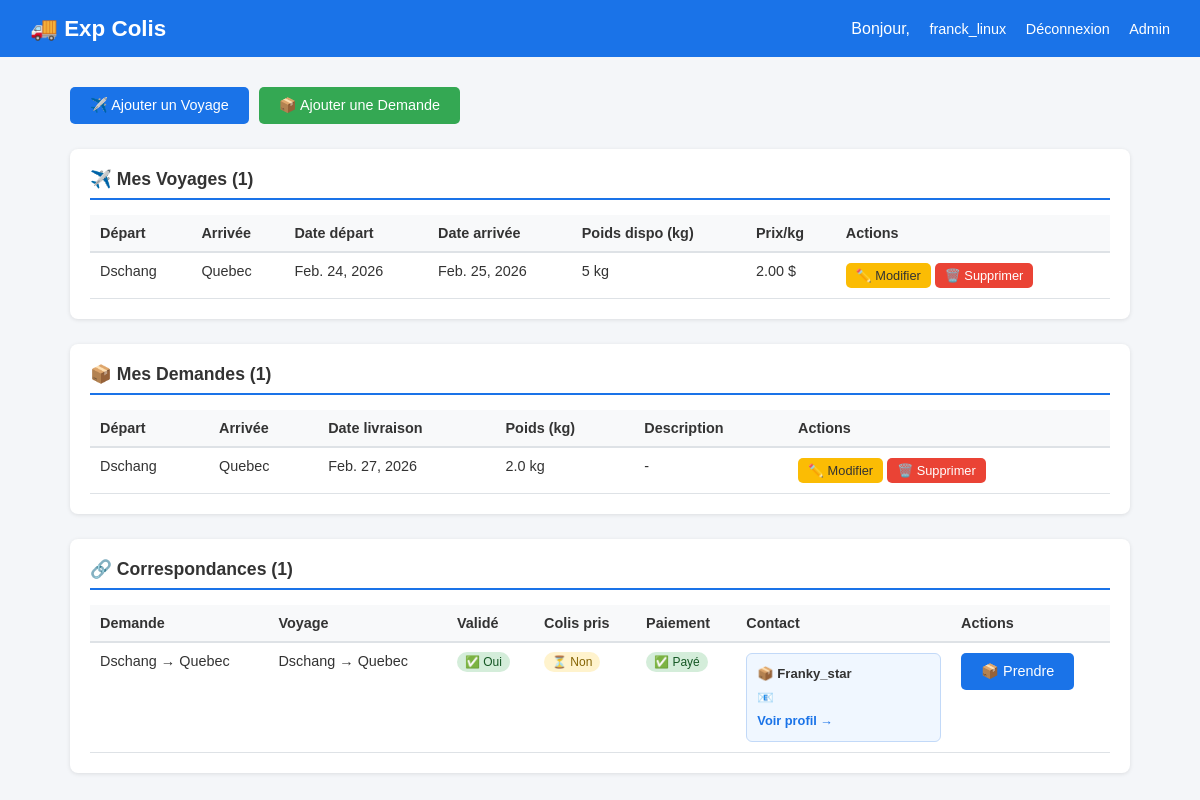
Page /dashboard/ (signed in) on the committed database.
### exp_colis/models.py (models this page shows, shortened)
class Voyage(models.Model):
    voyageur = models.ForeignKey(User, on_delete=models.CASCADE, related_name='voyages')
    ville_depart = models.CharField(max_length=100)
    ville_arrivee = models.CharField(max_length=100)
    date_depart = models.DateField()
    date_arrivee = models.DateField()
    poids_disponible = models.PositiveIntegerField()
    prix_par_kg = models.DecimalField(max_digits=8, decimal_places=2, default=0)
    created_at = models.DateTimeField(auto_now_add=True)

class Demande(models.Model):
    user = models.ForeignKey(User, on_delete=models.CASCADE, related_name='demandes')
    ville_depart = models.CharField(max_length=100)
    ville_arrivee = models.CharField(max_length=100)
    date_livraison = models.DateField()
    poids = models.FloatField()
    description = models.TextField(blank=True, null=True)
    created_at = models.DateTimeField(auto_now_add=True)

class Correspondance(models.Model):
    demande = models.ForeignKey(Demande, on_delete=models.CASCADE)
    voyage = models.ForeignKey(Voyage, on_delete=models.CASCADE)
    date_correspondance = models.DateTimeField(auto_now_add=True)
    is_validated = models.BooleanField(default=False)
    validated_at = models.DateTimeField(null=True, blank=True)
    colis_pris_en_charge = models.BooleanField(default=False)
    paiement_effectue = models.BooleanField(default=False)
    class Meta:
        unique_together = ('demande', 'voyage')

### exp_colis/views.py (the view)
# urls.py: path('', home_view, name='dashboard'),
@login_required
def home_view(request):
    voyages = Voyage.objects.filter(voyageur=request.user).order_by('-created_at')
    demandes = Demande.objects.filter(user=request.user).order_by('-created_at')
    correspondances = Correspondance.objects.filter(
        models.Q(demande__user=request.user) |
        models.Q(voyage__voyageur=request.user)
    ).select_related('demande', 'voyage').order_by('-date_correspondance')
    return render(request, 'voyages/dashboard.html', {
        'voyages': voyages,
        'demandes': demandes,
        'correspondances': correspondances
    })

### exp_colis/templates/voyages/dashboard.html (shortened to what this page needs)
<!DOCTYPE html>
<html lang="fr">
<head>
</head>
<body>
<nav>
    <h1>🚚 Exp Colis</h1>
    <div>
        <span>Bonjour, <a href="{% url 'exp_colis:profile' %}" style="color:white;">{{ request.user.username }}</a></span>
        <a href="/accounts/logout/">Déconnexion</a>
        <a href="/admin/">Admin</a>
    </div>
</nav>
<div class="container">
    <div class="actions">
        <a href="{% url 'exp_colis:add_voyage' %}" class="btn btn-primary">✈️ Ajouter un Voyage</a>
        <a href="{% url 'exp_colis:add_demande' %}" class="btn btn-success">📦 Ajouter une Demande</a>
    </div>
    <div class="section">
        <h2>✈️ Mes Voyages ({{ voyages.count }})</h2>
        {% if voyages %}
        <table>
            <thead>
                <tr>
                    <th>Départ</th><th>Arrivée</th><th>Date départ</th><th>Date arrivée</th><th>Poids dispo (kg)</th><th>Prix/kg</th><th>Actions</th>
                </tr>
            </thead>
            <tbody>
                {% for voyage in voyages %}
                <tr>
                    <td>{{ voyage.ville_depart }}</td>
                    <td>{{ voyage.ville_arrivee }}</td>
                    <td>{{ voyage.date_depart }}</td>
                    <td>{{ voyage.date_arrivee }}</td>
                    <td>{{ voyage.poids_disponible }} kg</td>
                    <td>{{ voyage.prix_par_kg }} $</td>
                    <td>
                        <a href="{% url 'exp_colis:edit_voyage' voyage.id %}" class="btn btn-warning">✏️ Modifier</a>
                        <a href="{% url 'exp_colis:delete_voyage' voyage.id %}" class="btn btn-danger">🗑️ Supprimer</a>
                    </td>
                </tr>
                {% endfor %}
            </tbody>
        </table>
        {% else %}
        <p class="empty">Aucun voyage enregistré.</p>
        {% endif %}
    </div>
    <div class="section">
        <h2>📦 Mes Demandes ({{ demandes.count }})</h2>
        {% if demandes %}
        <table>
            <thead>
                <tr>
                    <th>Départ</th><th>Arrivée</th><th>Date livraison</th><th>Poids (kg)</th><th>Description</th><th>Actions</th>
                </tr>
            </thead>
            <tbody>
                {% for demande in demandes %}
                <tr>
                    <td>{{ demande.ville_depart }}</td>
                    <td>{{ demande.ville_arrivee }}</td>
                    <td>{{ demande.date_livraison }}</td>
                    <td>{{ demande.poids }} kg</td>
                    <td>{{ demande.description|default:"-" }}</td>
                    <td>
                        <a href="{% url 'exp_colis:edit_demande' demande.id %}" class="btn btn-warning">✏️ Modifier</a>
                        <a href="{% url 'exp_colis:delete_demande' demande.id %}" class="btn btn-danger">🗑️ Supprimer</a>
                    </td>
                </tr>
                {% endfor %}
            </tbody>
        </table>
        {% else %}
        <p class="empty">Aucune demande enregistrée.</p>
        {% endif %}
    </div>
    <div class="section">
        <h2>🔗 Correspondances ({{ correspondances.count }})</h2>
        {% if correspondances %}
        <table>
            <thead>
                <tr>
                    <th>Demande</th>
                    <th>Voyage</th>
                    <th>Validé</th>
                    <th>Colis pris</th>
                    <th>Paiement</th>
                    <th>Contact</th>
                    <th>Actions</th>
                </tr>
            </thead>
            <tbody>
                {% for c in correspondances %}
                <tr>
                    <td>{{ c.demande.ville_depart }} → {{ c.demande.ville_arrivee }}</td>
                    <td>{{ c.voyage.ville_depart }} → {{ c.voyage.ville_arrivee }}</td>
                    <td>
                        {% if c.is_validated %}
                        <span class="badge badge-success">✅ Oui</span>
                        {% else %}
                        <span class="badge badge-warning">⏳ Non</span>
                        {% endif %}
                    </td>
                    <td>
                        {% if c.colis_pris_en_charge %}
                        <span class="badge badge-success">✅ Oui</span>
                        {% else %}
                        <span class="badge badge-warning">⏳ Non</span>
                        {% endif %}
                    </td>
                    <td>
                        {% if c.paiement_effectue %}
                        <span class="badge badge-success">✅ Payé</span>
                        {% else %}
                        <span class="badge badge-warning">⏳ En attente</span>
                        {% endif %}
                    </td>
                    <td>
                        {% if c.is_validated %}
                            {% if request.user == c.demande.user %}
                            <div class="contact-box">
                                <strong>✈️ {{ c.voyage.voyageur.username }}</strong><br>
                                {% if c.voyage.voyageur.profile.phone %}
                                📞 {{ c.voyage.voyageur.profile.phone }}<br>
                                {% endif %}
                                📧 {{ c.voyage.voyageur.email }}<br>
                                <a href="{% url 'exp_colis:public_profile' c.voyage.voyageur.username %}" class="profile-link">Voir profil →</a>
                            </div>
                            {% elif request.user == c.voyage.voyageur %}
                            <div class="contact-box">
                                <strong>📦 {{ c.demande.user.username }}</strong><br>
                                📧 {{ c.demande.user.email }}<br>
                                <a href="{% url 'exp_colis:public_profile' c.demande.user.username %}" class="profile-link">Voir profil →</a>
                            </div>
                            {% endif %}
                        {% else %}
                        <span class="locked">🔒 Validez pour révéler</span>
                        {% endif %}
                    </td>
                    <td>
                        {% if not c.colis_pris_en_charge and request.user == c.voyage.voyageur %}
                        <a href="{% url 'exp_colis:prendre_colis' c.id %}" class="btn btn-primary">📦 Prendre</a>
                        {% endif %}
                    </td>
                </tr>
                {% endfor %}
            </tbody>
        </table>
        {% else %}
        <p class="empty">Aucune correspondance trouvée.</p>
        {% endif %}
    </div>
</div>
</body>
</html>

### exp_colis/templates/voyages/dashboard.html (style rules this page uses)
* { box-sizing: border-box; margin: 0; padding: 0; }
body { font-family: Arial, sans-serif; background: #f4f6f9; color: #333; }
nav { background: #1a73e8; color: white; padding: 15px 30px; display: flex; justify-content: space-between; align-items: center; }
nav h1 { font-size: 1.4rem; }
nav a { color: white; text-decoration: none; margin-left: 15px; font-size: 0.9rem; }
.container { max-width: 1100px; margin: 30px auto; padding: 0 20px; }
.actions { display: flex; gap: 10px; margin-bottom: 25px; }
.btn { padding: 10px 20px; border: none; border-radius: 5px; cursor: pointer; text-decoration: none; font-size: 0.9rem; display: inline-block; }
.btn-primary { background: #1a73e8; color: white; }
.btn-success { background: #34a853; color: white; }
.btn-danger { background: #ea4335; color: white; font-size: 0.8rem; padding: 5px 10px; }
.btn-warning { background: #fbbc04; color: #333; font-size: 0.8rem; padding: 5px 10px; }
.section { background: white; border-radius: 8px; padding: 20px; margin-bottom: 25px; box-shadow: 0 1px 4px rgba(0,0,0,0.1); }
.section h2 { margin-bottom: 15px; font-size: 1.1rem; border-bottom: 2px solid #1a73e8; padding-bottom: 8px; }
table { width: 100%; border-collapse: collapse; font-size: 0.9rem; }
th { background: #f8f9fa; padding: 10px; text-align: left; border-bottom: 2px solid #dee2e6; }
td { padding: 10px; border-bottom: 1px solid #dee2e6; vertical-align: top; }
.badge { padding: 3px 8px; border-radius: 12px; font-size: 0.75rem; }
.badge-success { background: #d4edda; color: #155724; }
.badge-warning { background: #fff3cd; color: #856404; }
.contact-box { background: #f0f7ff; border: 1px solid #c2d9f8; border-radius: 6px; padding: 8px 10px; font-size: 0.82rem; line-height: 1.8; min-width: 160px; }
.profile-link { color: #1a73e8; text-decoration: none; font-size: 0.8rem; font-weight: bold; }

### rows in the picture
Voyage: ville_depart "Dschang", ville_arrivee "Quebec", date_depart "Feb. 24, 2026", date_arrivee "Feb. 25, 2026", poids_disponible "5", prix_par_kg "2.00"
Demande: ville_depart "Dschang", ville_arrivee "Quebec", date_livraison "Feb. 27, 2026", poids "2.0", description "-"
Correspondance: demande.ville_depart "Dschang", demande.ville_arrivee "Quebec", voyage.ville_depart "Dschang", voyage.ville_arrivee "Quebec", is_validated "✅ Oui", colis_pris_en_charge "⏳ Non", paiement_effectue "✅ Payé", demande.user.username "Franky_star"

### other values in the picture
{{ request.user.username }} "franck_linux"
{{ voyages.count }} "1"
{{ demandes.count }} "1"
{{ correspondances.count }} "1"
